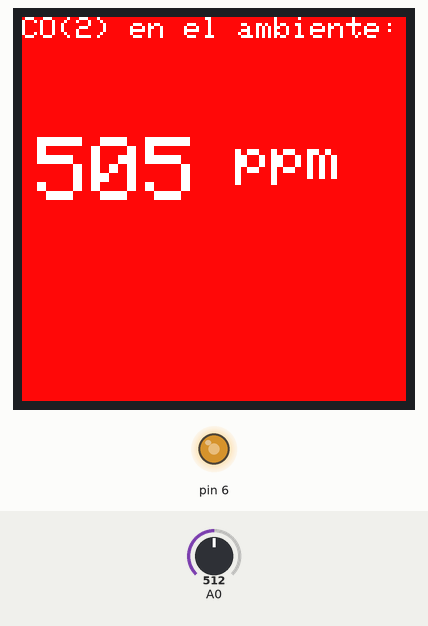
The sketch below on a simulated Arduino Uno, built with avr-gcc and run on an emulated ATmega328P. Parts: 128×128 colour display, output pins drawn as LEDs (lit = HIGH). The inputs (shaded band) are chosen by the test bench; at power-on: A0 = 512.

Above: at 1.3 s.
1.4 s: A0 set to 716
At 3.2 s:
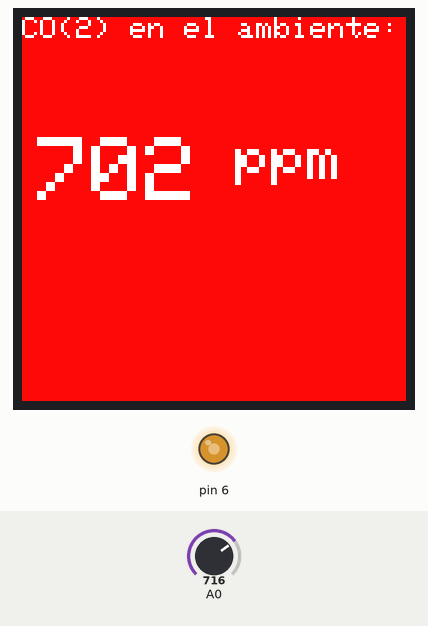
3.7 s: A0 set to 900
At 5.1 s:
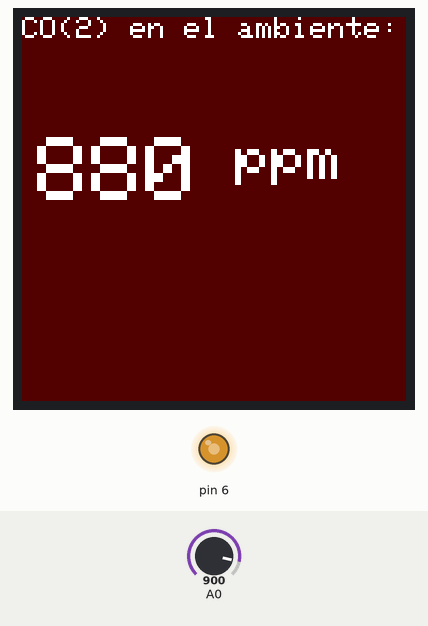
5.7 s: A0 set to 122
At 6.9 s:
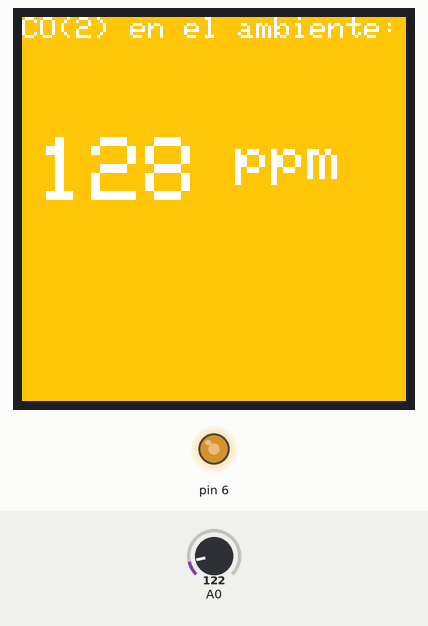
7.7 s: A0 set to 90
At 8.7 s:
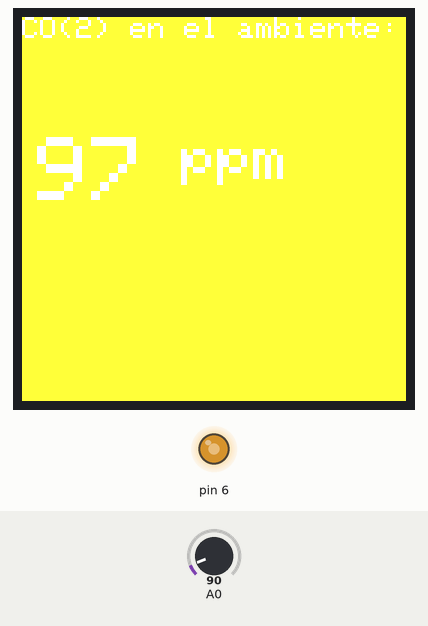
9.8 s: A0 set to 60
At 11.5 s:
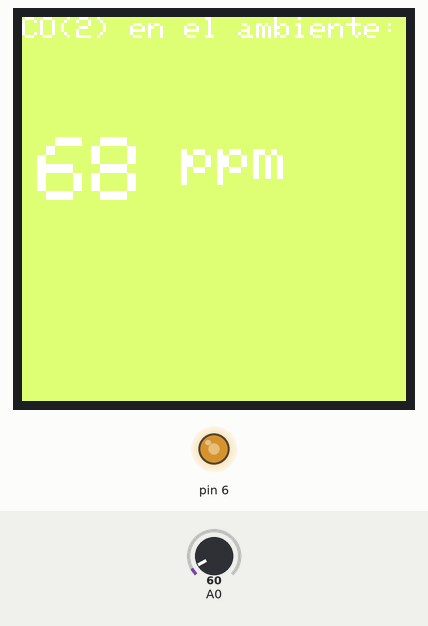
11.8 s: A0 set to 40
At 13.5 s:
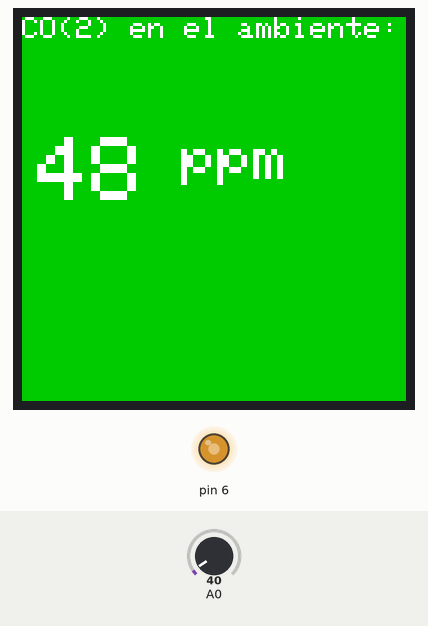
Timing chart, 0 to 14.9 s (numbered marks = the images above; inputs shaded):
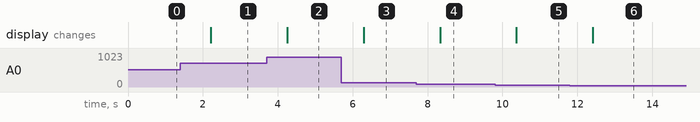

The sketch:

code.ino
```cpp
#include <SPI.h>
#include <Adafruit_GFX.h>
#include <TFT_ILI9163C.h>
//#include <TrueRandom.h>


/*
SCK -> 13 (cannot change this)
SDA -> 11 (cannot change this)
A0(DC) -> 9 (you can change but not all pins are usable, see library)
CS -> 10 (you can change but not all pins are usable, see library)
RESET -> 8 (any pin, you can also avoid, check library .h)
 */
#define __CS 10
#define __DC 9
#define __RST 8


TFT_ILI9163C display = TFT_ILI9163C(__CS, __DC, __RST);
void setup(void) {
  display.begin();
    pinMode(6, OUTPUT);
     analogWrite(6,163);

}
int data;
int color;
void loop() {
  data=analogRead(A0);
  int co2=map(data, 0, 1023, 10, 1000);
  if (co2<20){
     color=0x265F; //blue
   }else if(co2>20&&data<50){
     color=0x640;//green
   }else if(co2>50&&data<70){
     color = 0xDFEE; //lime
   }else if(co2>70&&data<100){
     color = 0xFFE7; //YELLOW
   }else if(co2>100&&data<200){
     color = 0xFE21; //ORANGE
   }else if(co2>200&&data<800){
     color = 0xF841; //RED
   }else if(co2>800){
    color =0x5000;
   }
  display.setCursor(5,10);
  display.clearScreen(color);
  display.setTextSize(1);
   display.println("CO(2) en el ambiente:");
     display.setCursor(5,40);
   display.setTextSize(3);
   display.print(co2);
    display.setTextSize(2);
  display.println(" ppm");
   delay(1000);

}
```

Measured:
- after the input at 1.4 s, the display: changes after 0.81 s (image 1)
- after the input at 3.7 s, the display: changes after 0.55 s (image 2)
- after the input at 5.7 s, the display: changes after 0.59 s (image 3)
- after the input at 7.7 s, the display: changes after 0.63 s (image 4)
- after the input at 9.8 s, the display: changes after 0.57 s (image 5)
- after the input at 11.8 s, the display: changes after 0.61 s (image 6)
